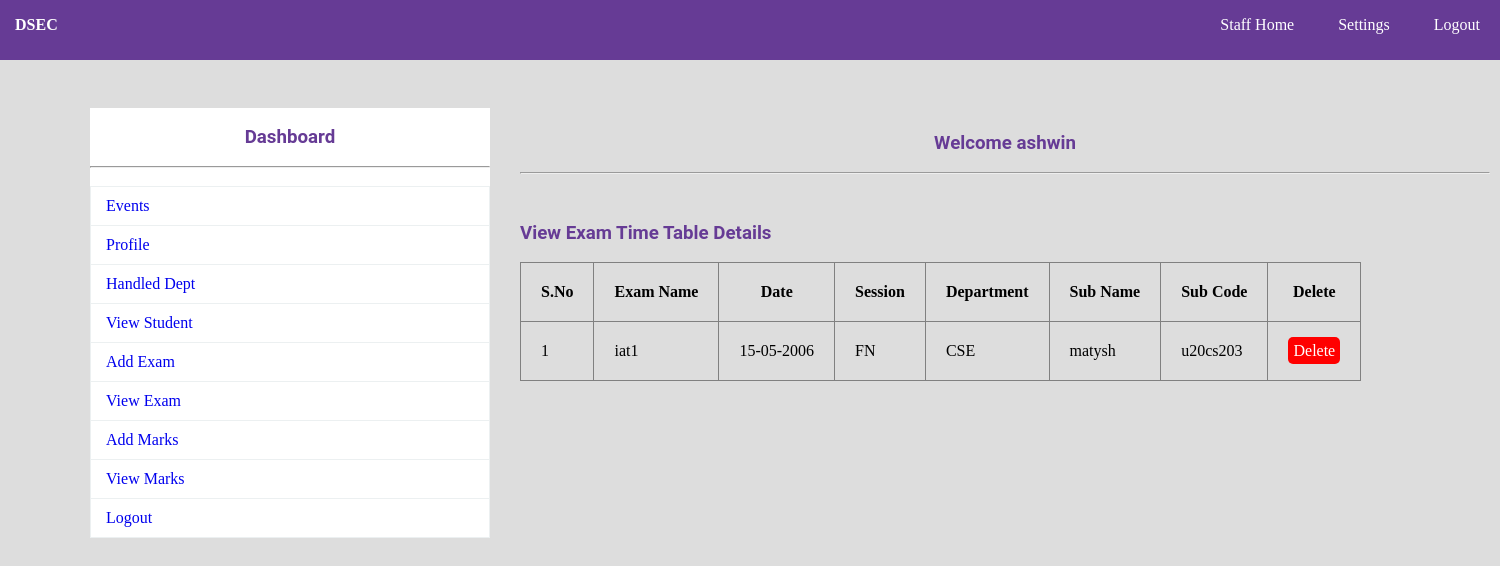
Page /college/staff_view_exam.php (signed in) on the committed database.
### tables this page shows
CREATE TABLE `exam` (
  `EID` int(11) NOT NULL,
  `ENAME` varchar(150) NOT NULL,
  `EDATE` varchar(150) NOT NULL,
  `SESSION` varchar(150) NOT NULL,
  `DEPT` varchar(150) NOT NULL,
  `SUB` varchar(150) NOT NULL,
  `SCO` varchar(150) NOT NULL
);

### college/staff_view_exam.php (the view, shortened to what this page needs)
<?php
	include"database.php";
?>
<!DOCTYPE html>
<html>
	<head>
		<link rel="stylesheet" type="text/css" href="css/style.css">
	</head>
	<body>
			<?php include"navbar.php";?><br>
			<div id="section">
					<?php include"sidebar.php";?><br><br><br>
					<h3 class="text">Welcome <?php echo $_SESSION["TNAME"]; ?></h3><br><hr><br>
				<div class="content">
						<h3 >View Exam Time Table Details</h3><br>
						<table border="1px">
							<tr>
								<th>S.No</th>
								<th>Exam Name </th>
								<th>Date</th>
								<th>Session</th>
								<th>Department</th>
								<th>Sub Name</th>
								<th>Sub Code</th>
								<th>Delete</th>
							</tr>
							<?php
								$s="select * from exam";
								$res=$db->query($s);
								if($res->num_rows>0)
								{
									$i=0;
									while($r=$res->fetch_assoc())
									{
										$i++;
										echo "
											<tr>
												<td>{$i}</td>
												<td>{$r["ENAME"]}</td>
												<td>{$r["EDATE"]}</td>
												<td>{$r["SESSION"]}</td>
												<td>{$r["DEPT"]}</td>
												<td>{$r["SUB"]}</td>
												<td>{$r["SCO"]}</td>
												<td><a href='staff_delete_exam.php?id={$r["EID"]}' class='btnr'>Delete</a></td>
											</tr>
										";
									}
								}
								else
								{
									echo "No Record Found";
								}
							?>
						</table>
				</div>
			</div>
	</body>
</html>

### college/css/style.css (style rules this page uses)
* { padding:0px; margin:0px; }
html { background:#dddddd; }
a { text-decoration:none; }
h1,h2,h3,h4,h5,h6,label { font-family:roboto; color:#663b95; }
.btnr { border-radius:5px; padding:5px; background:#ff0000; color:white; }
.text { text-align:center; }
#section { height:auto; width:1400px; margin-left:90px; font-family:cambria; }
.content { margin-top:30px; height:auto; width:950px; float:left; }
tr,td,th { padding:20px; }
table { border-collapse:collapse; }

### rows in the picture
exam: ENAME "iat1", EDATE "15-05-2006", SESSION "FN", DEPT "CSE", SUB "matysh", SCO "u20cs203"

### other values in the picture
$_SESSION["TNAME"] "ashwin"
